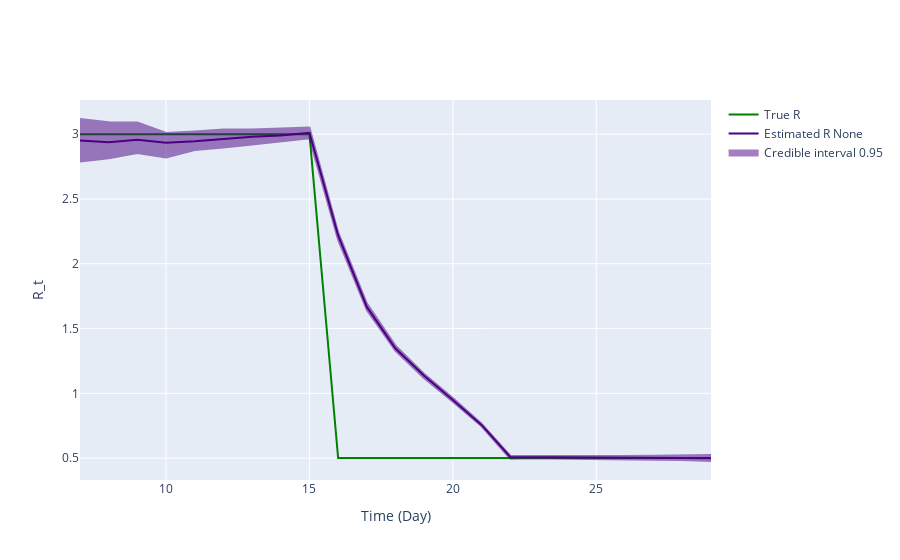

The code cell stored with this chart in its notebook:
### Markdown cell above
## Inference plot using class method results

### Code cell
fig = ReproductionNumberPlot()

fig.add_ground_truth_rt(ground_truth)
fig.add_interval_rt(new_intervals)

fig.update_labels(time_label='Time (Day)', r_label='R_t')

fig.show_figure()

### Figure 1 — Plotly figure (JSON) as saved in the notebook; plotly's stock layout.template omitted (floating-point values rounded to 4 significant figures)
{"data": [{"line": {"color": "green"}, "mode": "lines", "name": "True R", "type": "scatter", "x": [7, 8, 9, 10, 11, 12, 13, 14, 15, 16, 17, 18, 19, 20, 21, 22, 23, 24, 25, 26, 27, 28, 29], "y": [3, 3, 3, 3, 3, 3, 3, 3, 3, 0.5, 0.5, 0.5, 0.5, 0.5, 0.5, 0.5, 0.5, 0.5, 0.5, 0.5, 0.5, 0.5, 0.5]}, {"line": {"color": "indigo"}, "mode": "lines", "name": "Estimated R None", "type": "scatter", "x": [7, 8, 9, 10, 11, 12, 13, 14, 15, 16, 17, 18, 19, 20, 21, 22, 23, 24, 25, 26, 27, 28, 29], "y": [2.952, 2.937, 2.956, 2.933, 2.944, 2.965, 2.98, 2.991, 3.01, 2.219, 1.667, 1.346, 1.135, 0.9489, 0.7563, 0.509, 0.5083, 0.5061, 0.5043, 0.5024, 0.5017, 0.5008, 0.498]}, {"fill": "toself", "fillcolor": "indigo", "line": {"color": "indigo"}, "mode": "lines", "name": "Credible interval 0.95", "opacity": 0.5, "showlegend": true, "type": "scatter", "x": [7, 8, 9, 10, 11, 12, 13, 14, 15, 16, 17, 18, 19, 20, 21, 22, 23, 24, 25, 26, 27, 28, 29, 29, 28, 27, 26, 25, 24, 23, 22, 21, 20, 19, 18, 17, 16, 15, 14, 13, 12, 11, 10, 9, 8, 7], "y": [3.117, 3.092, 3.09, 3.01, 3.022, 3.036, 3.036, 3.042, 3.051, 2.244, 1.694, 1.368, 1.15, 0.9635, 0.7658, 0.5189, 0.5169, 0.5176, 0.5161, 0.5161, 0.5186, 0.5184, 0.523, 0.4776, 0.4851, 0.4865, 0.4876, 0.4928, 0.4956, 0.4981, 0.4954, 0.7451, 0.9344, 1.116, 1.328, 1.642, 2.183, 2.968, 2.942, 2.919, 2.896, 2.878, 2.82, 2.855, 2.814, 2.788]}], "layout": {"hovermode": "x unified", "xaxis": {"title": {"text": "Time (Day)"}}, "yaxis": {"title": {"text": "R_t"}}}}
